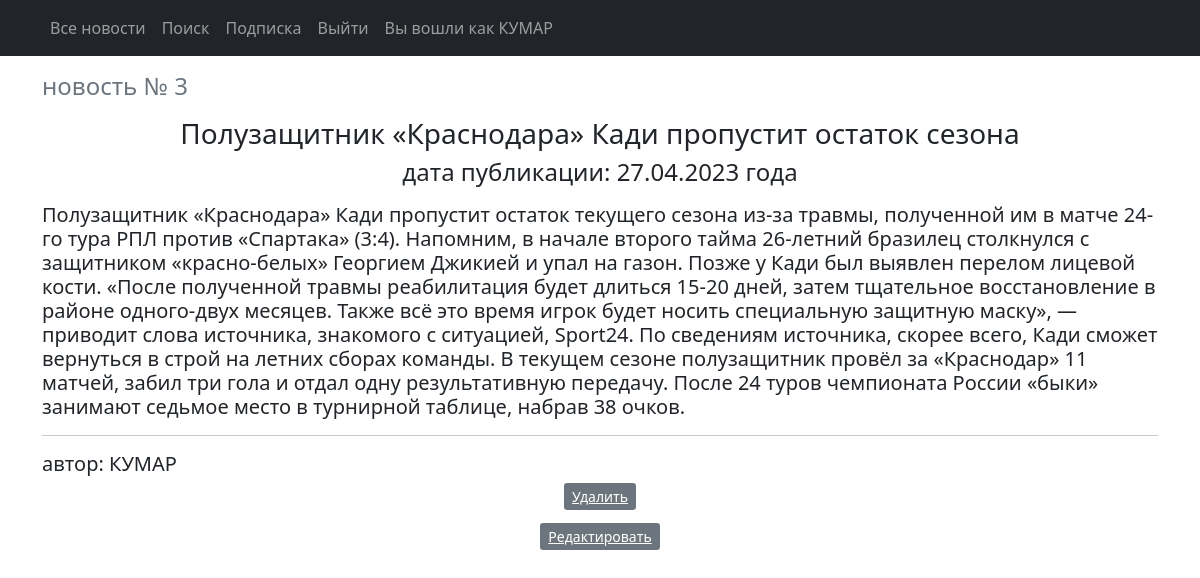
Screenshot of /3 (signed in) with the database file from the repository.
### news/models.py (models this page shows, shortened)
class Post(models.Model):
    NEWS = 'NW'
    ARTICLE = 'AR'
    CATEGORY_CHOICES = (
        (NEWS, 'Новость'),
        (ARTICLE, 'Статья'),
    )
    author = models.ForeignKey(Author, on_delete=models.CASCADE)
    categoryType = models.CharField(max_length=2, choices=CATEGORY_CHOICES, default=ARTICLE)
    date = models.DateTimeField(auto_now_add=True)
    category = models.ManyToManyField(Category, through='PostCategory')
    title = models.CharField(max_length=255)
    text = models.TextField()
    rating = models.SmallIntegerField(default=0)
    class Meta:
        verbose_name = 'Новость'
        verbose_name_plural = 'Новости'

class Author(models.Model):
    authorUser = models.OneToOneField(User, on_delete=models.CASCADE)
    ratingAuthor = models.IntegerField(default=0)
    class Meta:
        verbose_name = 'Автор'
        verbose_name_plural = 'Авторы'
    def __str__(self):
        return f'{self.authorUser}'

### news/views.py (the view)
# urls.py: path('<int:pk>', PostDetail.as_view(), name='post'),
class PostDetail(LoginRequiredMixin, DetailView):
    model = Post
    template_name = 'post_view.html'
    raise_exception = True
    context_object_name = 'post'

### news/templatetags/custom_filters.py (called while the page is built)
@register.filter()
def censor(value):
    text = value
    for r in replacements.items():
        text = text.replace(r[0], r[1])
    return text

### news/templates/post_view.html (shortened to what this page needs)
{% extends 'default.html' %}
{% load custom_filters %}
{% load custom_tags %}
{% block content %}
<h4 align="left"<small class="text-muted">новость № {{ post.id }}</h4>
<h3>{{ post.title|censor }}</h3>
<h4>дата публикации: {{ post.date|date:'d.m.Y' }} года</h4>
    <p><h5 align="left"<small class="text">{{ post.text|censor }}</small></h5>
    <hr>
    <p><h5 align="left"<small class="text">автор: {{ post.author }}</small></h5>
{% if perms.news.post_delete %}
<p class="text-normal fs-12">
    <a href="{% url 'post_delete' post.id %}" class="btn-secondary btn-sm">Удалить</a>
</p>
{% endif %}
{% if perms.news.post_update %}
<p class="text-normal fs-22">
    <a href="{% url 'post_update' post.id %}" class="btn-secondary btn-sm">Редактировать</a></p>
{% endif %}
        {% endblock content %}

### templates/default.html (shortened to what this page needs)
<!DOCTYPE html>
<html>
<head>
    {% load static %}
    {% load custom_filters %}
    {% load custom_tags %}
    <link href="{% static 'css/styles.css' %}" rel="stylesheet"/>
</head>
<body>
<nav class="navbar navbar-expand-lg navbar-dark bg-dark static-top">
    <div class="container">
        <div class="collapse navbar-collapse" id="navbarResponsive">
            <ul class="navbar-nav ml-auto">
                <li class="nav-item active">
                    <a class="nav-link" href="/news">Все новости</a>
                <li class="nav-item active">
                    <a class="nav-link" href="/news/search">Поиск</a>
                <li class="nav-item">
                    <a class="nav-link" href="/subscriptions/">Подписка</a>
                    {% if user.username %}
                <li class="nav-item">
                    <a class="nav-link" href="/accounts/logout">Выйти</a>
                <li class="nav-item">
                    <a class="nav-link" href="/news">Вы вошли как {{ user.username }}</a>
                    {% else %}
                <li class="nav-item">
                    <a class="nav-link" href="/accounts/login">Войти</a>
                    {% endif %}
                </li>
        </div>
    </div>
</nav>
<div class="container">
    <div class="row">
        <div class="col-lg-16 text-center">
            {% block content %}
            {% endblock content %}
        </div>
    </div>
</div>
</body>
</html>

### rows the page displays
Post: id "3", title|censor "Полузащитник «Краснодара» Кади пропустит остаток сезона", date "27.04.2023", text|censor "Полузащитник «Краснодара» Кади пропустит остаток текущего сезона из-за травмы, полученной им в матче 24-го тура РПЛ против «Спартака» (3:4). Напомним, в начале второго тайма 26-летний бразилец столкнулся с защитником «красно-белых» Георгием Джикией и упал на газон. Позже у Кади был выявлен перелом лицевой кости. «После полученной травмы реабилитация будет длиться 15-20 дней, затем тщательное восстановление в районе одного-двух месяцев. Также всё это время игрок будет носить специальную защитную маску», — приводит слова источника, знакомого с ситуацией, Sport24. По сведениям источника, скорее всего, Кади сможет вернуться в строй на летних сборах команды. В текущем сезоне полузащитник провёл…", author "КУМАР"

### other values shown
{{ user.username }} "КУМАР"
